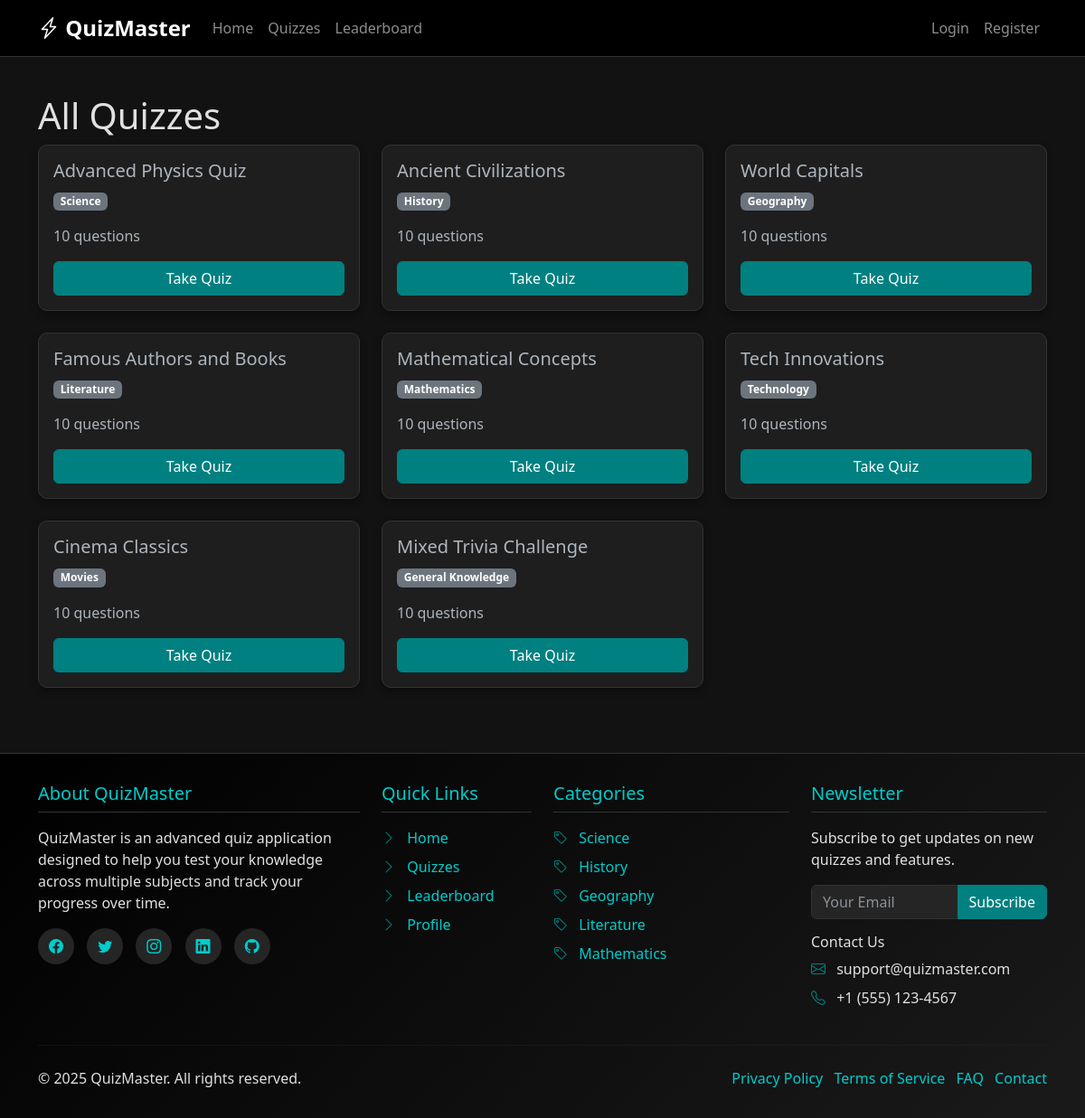
Screenshot of /quizzes/ with the database file from the repository.
### quiz/models.py (models this page shows, shortened)
class Quiz(models.Model):
    title = models.CharField(max_length=200)
    description = models.TextField(blank=True)
    category = models.ForeignKey(Category, on_delete=models.CASCADE, related_name="quizzes")
    created_at = models.DateTimeField(auto_now_add=True)
    is_active = models.BooleanField(default=True)
    time_limit = models.PositiveIntegerField(
        help_text="Time limit in minutes (0 for no limit)",
        default=0
    )
    class Meta:
        indexes = [
            models.Index(fields=['category']),
            models.Index(fields=['is_active']),
            models.Index(fields=['-created_at']),
        ]

class Category(models.Model):
    name = models.CharField(max_length=100, unique=True)
    description = models.TextField(blank=True)
    created_at = models.DateTimeField(auto_now_add=True)
    class Meta:
        verbose_name_plural = "Categories"
        indexes = [
            models.Index(fields=['name']),
        ]

### quiz/views.py (the view)
# urls.py: path("quizzes/", views.quiz_list, name="quiz_list"),
def quiz_list(request):
    quizzes = Quiz.objects.select_related('category').filter(is_active=True)
    paginator = Paginator(quizzes, 12)  # Show 12 quizzes per page
    page_number = request.GET.get('page')
    page_obj = paginator.get_page(page_number)
    return render(request, 'quiz/quiz_list.html', {'page_obj': page_obj})

### quiz/templates/quiz/quiz_list.html (shortened to what this page needs)
{% extends "quiz/base.html" %}
{% block content %}
<div class="container my-5">
  <h1>All Quizzes</h1>
  <div class="row">
    {% for quiz in page_obj %}
    <div class="col-md-4 mb-4">
      <div class="card h-100">
        <div class="card-body d-flex flex-column">
          <h5 class="card-title">{{ quiz.title }}</h5>
          <p class="card-text">
            <span class="badge bg-secondary">{{ quiz.category.name }}</span>
          </p>
          <p class="card-text flex-grow-1">
            {{ quiz.questions.count }} questions
          </p>
          <a href="{% url 'quiz_detail' quiz.id %}" class="btn btn-primary mt-auto">Take Quiz</a>
        </div>
      </div>
    </div>
    {% empty %}
    <div class="col-12">
      <div class="alert alert-dark">
        <p>No quizzes available at the moment. Please check back later.</p>
      </div>
    </div>
    {% endfor %}
  </div>
</div>
{% endblock %}

### quiz/templates/quiz/base.html (style rules this page uses)
body { padding-top: 56px; background-color: #121212; color: #e0e0e0; }
.card { background-color: #1e1e1e; border: 1px solid #333; border-radius: 10px; box-shadow: 0 4px 8px rgba(0,0,0,0.3); }
.btn-primary { background-color: #008080; border-color: #008080; }
a { color: #00cccc; }
.badge.bg-secondary { background-color: #6c757d !important; }

### rows the page displays
Quiz: title "Advanced Physics Quiz", category.name "Science", questions.count "10"
Quiz: title "Ancient Civilizations", category.name "History", questions.count "10"
Quiz: title "World Capitals", category.name "Geography", questions.count "10"
Quiz: title "Famous Authors and Books", category.name "Literature", questions.count "10"
Quiz: title "Mathematical Concepts", category.name "Mathematics", questions.count "10"
Quiz: title "Tech Innovations", category.name "Technology", questions.count "10"
Quiz: title "Cinema Classics", category.name "Movies", questions.count "10"
Quiz: title "Mixed Trivia Challenge", category.name "General Knowledge", questions.count "10"
